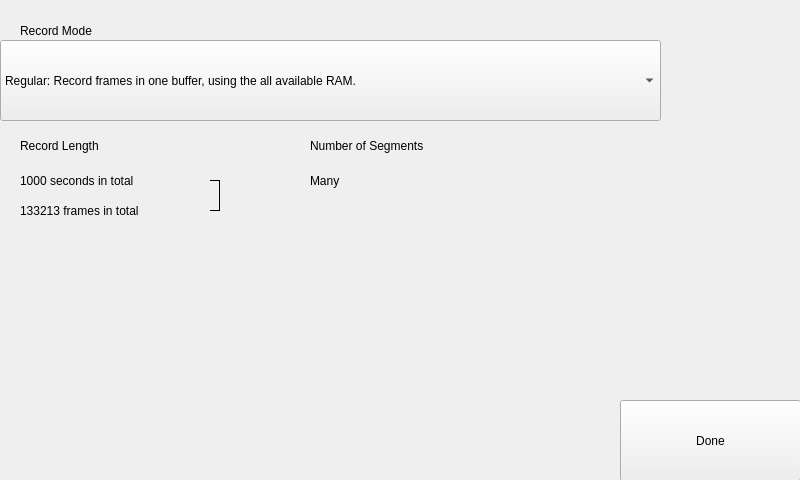
<?xml version="1.0" encoding="UTF-8"?>
<ui version="4.0">
 <class>Form</class>
 <widget class="QWidget" name="Form">
  <property name="geometry">
   <rect>
    <x>0</x>
    <y>0</y>
    <width>800</width>
    <height>480</height>
   </rect>
  </property>
  <property name="windowTitle">
   <string notr="true">Record Mode</string>
  </property>
  <widget class="Backdrop" name="backdrop">
   <property name="geometry">
    <rect>
     <x>0</x>
     <y>0</y>
     <width>801</width>
     <height>481</height>
    </rect>
   </property>
  </widget>
  <widget class="QStackedWidget" name="uiRecordModePanes">
   <property name="geometry">
    <rect>
     <x>0</x>
     <y>110</y>
     <width>801</width>
     <height>301</height>
    </rect>
   </property>
   <property name="currentIndex">
    <number>2</number>
   </property>
   <widget class="QWidget" name="uiRegularPane">
    <widget class="Label" name="uiRegularLengthInSeconds">
     <property name="geometry">
      <rect>
       <x>20</x>
       <y>60</y>
       <width>121</width>
       <height>21</height>
      </rect>
     </property>
     <property name="text">
      <string>%d seconds</string>
     </property>
    </widget>
    <widget class="Label" name="uiRegularLengthInFrames">
     <property name="geometry">
      <rect>
       <x>20</x>
       <y>90</y>
       <width>131</width>
       <height>21</height>
      </rect>
     </property>
     <property name="text">
      <string>%d frames</string>
     </property>
    </widget>
    <widget class="HeaderLabel" name="headerlabel_4">
     <property name="geometry">
      <rect>
       <x>20</x>
       <y>20</y>
       <width>271</width>
       <height>31</height>
      </rect>
     </property>
     <property name="text">
      <string>Record Length</string>
     </property>
    </widget>
    <widget class="QWidget" name="widget_2" native="true">
     <property name="geometry">
      <rect>
       <x>150</x>
       <y>70</y>
       <width>10</width>
       <height>31</height>
      </rect>
     </property>
     <property name="styleSheet">
      <string notr="true">border: 1px solid black; border-left-width: 0px;</string>
     </property>
    </widget>
    <widget class="HeaderLabel" name="headerlabel_5">
     <property name="geometry">
      <rect>
       <x>310</x>
       <y>20</y>
       <width>241</width>
       <height>31</height>
      </rect>
     </property>
     <property name="text">
      <string>Number of Segments</string>
     </property>
    </widget>
    <widget class="Label" name="uiRegularLengthNumSegments">
     <property name="geometry">
      <rect>
       <x>310</x>
       <y>60</y>
       <width>16</width>
       <height>21</height>
      </rect>
     </property>
     <property name="text">
      <string>1</string>
     </property>
    </widget>
   </widget>
   <widget class="QWidget" name="uiSegmentedPane">
    <widget class="HeaderLabel" name="headerlabel_2">
     <property name="geometry">
      <rect>
       <x>20</x>
       <y>20</y>
       <width>271</width>
       <height>31</height>
      </rect>
     </property>
     <property name="text">
      <string>Record Length</string>
     </property>
    </widget>
    <widget class="HeaderLabel" name="headerlabel_3">
     <property name="geometry">
      <rect>
       <x>310</x>
       <y>20</y>
       <width>241</width>
       <height>31</height>
      </rect>
     </property>
     <property name="text">
      <string>Number of Segments</string>
     </property>
    </widget>
    <widget class="SpinBox" name="uiSegmentLengthInFrames">
     <property name="geometry">
      <rect>
       <x>0</x>
       <y>120</y>
       <width>211</width>
       <height>71</height>
      </rect>
     </property>
     <property name="clickMarginTop" stdset="0">
      <enum>SpinBox::half</enum>
     </property>
    </widget>
    <widget class="DecimalSpinBox" name="uiSegmentLengthInSeconds">
     <property name="geometry">
      <rect>
       <x>0</x>
       <y>50</y>
       <width>211</width>
       <height>71</height>
      </rect>
     </property>
     <property name="clickMarginBottom" stdset="0">
      <enum>DecimalSpinBox::half</enum>
     </property>
    </widget>
    <widget class="SpinBox" name="uiSegmentLengthNumSegments">
     <property name="geometry">
      <rect>
       <x>290</x>
       <y>50</y>
       <width>211</width>
       <height>81</height>
      </rect>
     </property>
    </widget>
    <widget class="Label" name="label">
     <property name="geometry">
      <rect>
       <x>200</x>
       <y>80</y>
       <width>71</width>
       <height>21</height>
      </rect>
     </property>
     <property name="text">
      <string>sec.</string>
     </property>
    </widget>
    <widget class="Label" name="label_2">
     <property name="geometry">
      <rect>
       <x>200</x>
       <y>140</y>
       <width>61</width>
       <height>21</height>
      </rect>
     </property>
     <property name="text">
      <string>frames</string>
     </property>
    </widget>
    <widget class="QWidget" name="widget" native="true">
     <property name="geometry">
      <rect>
       <x>260</x>
       <y>90</y>
       <width>10</width>
       <height>61</height>
      </rect>
     </property>
     <property name="styleSheet">
      <string notr="true">border: 1px solid black; border-left-width: 0px;</string>
     </property>
    </widget>
   </widget>
   <widget class="QWidget" name="uiRunAndGunPane">
    <widget class="Label" name="uiRunNGunTimeInFrames">
     <property name="geometry">
      <rect>
       <x>20</x>
       <y>90</y>
       <width>191</width>
       <height>21</height>
      </rect>
     </property>
     <property name="text">
      <string>133213 frames in total</string>
     </property>
    </widget>
    <widget class="HeaderLabel" name="headerlabel_6">
     <property name="geometry">
      <rect>
       <x>310</x>
       <y>20</y>
       <width>241</width>
       <height>31</height>
      </rect>
     </property>
     <property name="text">
      <string>Number of Segments</string>
     </property>
    </widget>
    <widget class="HeaderLabel" name="headerlabel_7">
     <property name="geometry">
      <rect>
       <x>20</x>
       <y>20</y>
       <width>271</width>
       <height>31</height>
      </rect>
     </property>
     <property name="text">
      <string>Record Length</string>
     </property>
    </widget>
    <widget class="Label" name="uiRunNGunTimeInSeconds">
     <property name="geometry">
      <rect>
       <x>20</x>
       <y>60</y>
       <width>181</width>
       <height>21</height>
      </rect>
     </property>
     <property name="text">
      <string>1000 seconds in total</string>
     </property>
    </widget>
    <widget class="Label" name="uiRunNGunNumSegments">
     <property name="geometry">
      <rect>
       <x>310</x>
       <y>60</y>
       <width>51</width>
       <height>21</height>
      </rect>
     </property>
     <property name="text">
      <string>Many</string>
     </property>
    </widget>
    <widget class="QWidget" name="widget_3" native="true">
     <property name="geometry">
      <rect>
       <x>210</x>
       <y>70</y>
       <width>10</width>
       <height>31</height>
      </rect>
     </property>
     <property name="styleSheet">
      <string notr="true">border: 1px solid black; border-left-width: 0px;</string>
     </property>
    </widget>
   </widget>
  </widget>
  <widget class="HeaderLabel" name="headerlabel">
   <property name="geometry">
    <rect>
     <x>20</x>
     <y>10</y>
     <width>241</width>
     <height>41</height>
    </rect>
   </property>
   <property name="text">
    <string>Record Mode</string>
   </property>
  </widget>
  <widget class="ComboBox" name="uiRecordMode">
   <property name="geometry">
    <rect>
     <x>0</x>
     <y>40</y>
     <width>661</width>
     <height>81</height>
    </rect>
   </property>
   <item>
    <property name="text">
     <string>Regular: Record frames in one buffer, using the all available RAM.</string>
    </property>
   </item>
   <item>
    <property name="text">
     <string>Segmented: Record frames in separate buffers, one buffer per trigger.</string>
    </property>
   </item>
   <item>
    <property name="text">
     <string>Run &amp; Gun: Clips are recorded into buffers until RAM is exhausted.</string>
    </property>
   </item>
  </widget>
  <widget class="Button" name="uiDone">
   <property name="geometry">
    <rect>
     <x>620</x>
     <y>400</y>
     <width>181</width>
     <height>81</height>
    </rect>
   </property>
   <property name="text">
    <string>Done</string>
   </property>
  </widget>
 </widget>
 <customwidgets>
  <customwidget>
   <class>Backdrop</class>
   <extends>QLabel</extends>
   <header>backdrop</header>
  </customwidget>
  <customwidget>
   <class>Button</class>
   <extends>QPushButton</extends>
   <header>button</header>
  </customwidget>
  <customwidget>
   <class>ComboBox</class>
   <extends>QComboBox</extends>
   <header>combo_box</header>
  </customwidget>
  <customwidget>
   <class>DecimalSpinBox</class>
   <extends>QDoubleSpinBox</extends>
   <header>decimal_spin_box</header>
  </customwidget>
  <customwidget>
   <class>HeaderLabel</class>
   <extends>QLabel</extends>
   <header>header_label</header>
  </customwidget>
  <customwidget>
   <class>Label</class>
   <extends>QLabel</extends>
   <header>label</header>
  </customwidget>
  <customwidget>
   <class>SpinBox</class>
   <extends>QSpinBox</extends>
   <header>spin_box</header>
  </customwidget>
 </customwidgets>
 <tabstops>
  <tabstop>uiDone</tabstop>
  <tabstop>uiRecordMode</tabstop>
  <tabstop>uiSegmentLengthInSeconds</tabstop>
  <tabstop>uiSegmentLengthNumSegments</tabstop>
  <tabstop>uiSegmentLengthInFrames</tabstop>
 </tabstops>
 <resources/>
 <connections/>
</ui>
